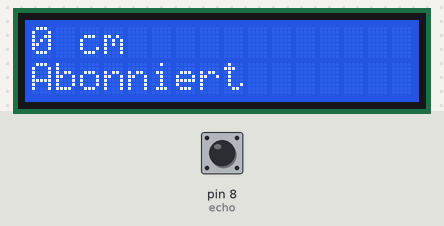
A sketch run on a simulated Arduino Uno, built with avr-gcc and run on an emulated ATmega328P. On the bench: 16×2 character LCD. The test bench sets the inputs (shaded band); at power-on: pin 8 (echo) LOW. What the sketch prints to the serial monitor is not drawn.

Above: at 1.6 s.
1.7 s: pin 8 (echo) pulsed HIGH 2 times (0.12 s each, 0.3 s apart)
At 4.3 s:
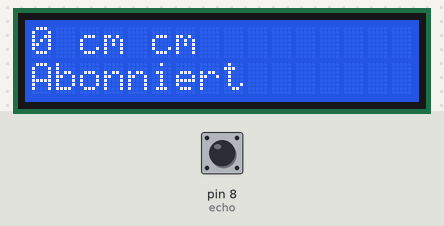
4.6 s: pin 8 (echo) pulsed HIGH 2 times (0.12 s each, 0.3 s apart)
At 5.0 s:
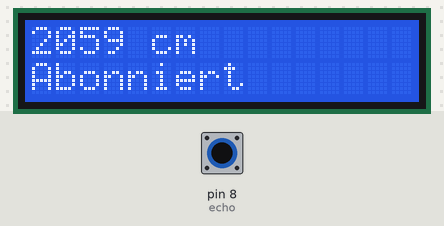
Timing chart, 0 to 7.6 s (numbered marks = the images above; inputs shaded):
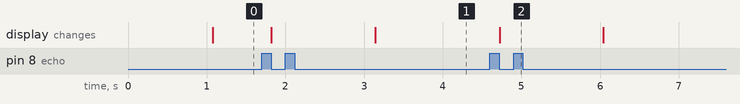

The sketch:

abstandsmesser_mit_LCD.ino
```cpp
#include <LiquidCrystal.h>

/* Im Datenblatt
 *      pin
 * d7   12
 * d6   11
 * d5   10
 * d4   9
 *
 * e    8
 * rs   7
 *
 * LiquidCrystal lcd(7, 8, 9, 10, 11, 12);
 */

/* meine Belegung für die Pins
const int d7 = 2;
const int d6 = 3;
const int d5 = 4;
const int d4 = 5;

const int e = 6;
const int rs = 7;
*/


//für abstandssensor
const int echo = 8;
const int trig = 9;

LiquidCrystal lcd(7, 6, 5, 4, 3, 2);


void setup()
{
  lcd.begin(16,2);

  pinMode(trig, OUTPUT);
  pinMode(echo, INPUT);

  Serial.begin(9600);
}

long getDistance();

void loop()
{
  long dist = getDistance();
  lcd.setCursor(0,0);
  lcd.print(dist);
  lcd.print(" cm");
  lcd.setCursor(0,1);
  lcd.print("Abonniert");
}

long getDistance()
{
  long entfernung = 0, dauer = 0;

  digitalWrite(trig, LOW); //trigger pin erst clearen
  delay(5);

  digitalWrite(trig, HIGH); //10 ms trigger setzen
  delay(10);
  digitalWrite(trig, LOW);

  dauer = pulseIn(echo, HIGH);
  entfernung = (dauer * 0.03432)/2;
  //0.03432 ist schallgeschwindigkeit; dauer ist zeit die echo hin un zurück braucht
  //brauchen die hälfte davon weil wir nur die zeit bis zum objekt brauchen


  if (entfernung >= 500 || entfernung <= 0)
  {
    Serial.println("Kein Messwert");
  }
  else
  {
    Serial.print(entfernung);
    Serial.println(" cm");

    return entfernung;
  }
}
```

Measured:
- after the input at 1.7 s, the display: first changes after 0.12 s (image 1 shows a later state)
- after the input at 4.6 s, the display: changes after 0.12 s (image 2)
